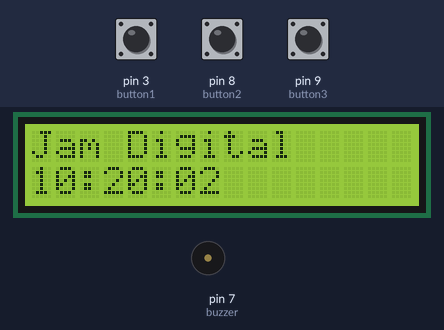
Bench run of a sketch on a simulated Arduino Uno, built with avr-gcc and run on an emulated ATmega328P. Parts: 16×2 character LCD, buzzer (waves = sounding, pin HIGH). The inputs (shaded band) are chosen by the test bench; at power-on: pin 3 (button1) HIGH, pin 8 (button2) LOW, pin 9 (button3) LOW. What the sketch prints to the serial monitor is not drawn.

Above: at 1.2 s.
1.3 s: pin 3 (button1) pulled LOW for 0.15 s
At 2.2 s:
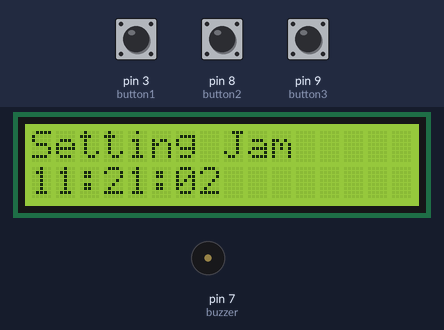
2.9 s: pin 3 (button1) pulled LOW for 1 s
At 3.3 s:
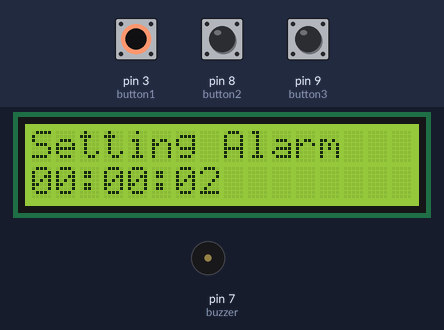
5.4 s: pin 3 (button1) pulled LOW for 0.15 s
At 6.0 s:
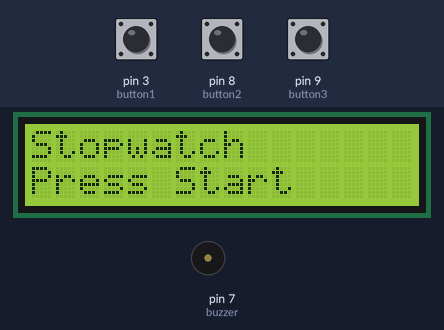
7.0 s: pin 3 (button1) pulled LOW for 3.2 s
At 7.9 s:
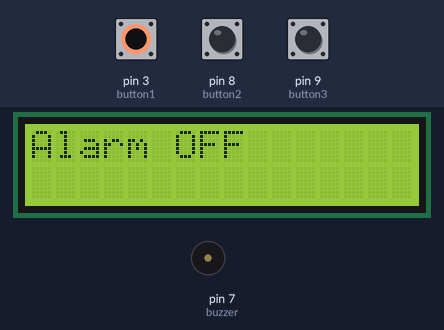
11.7 s: pin 8 (button2) pulled HIGH for 0.15 s
At 12.9 s:
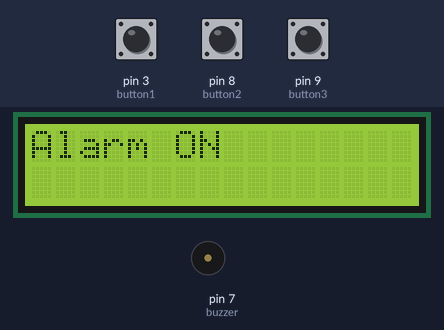
13.3 s: pin 9 (button3) pulled HIGH for 0.15 s
At 14.9 s:
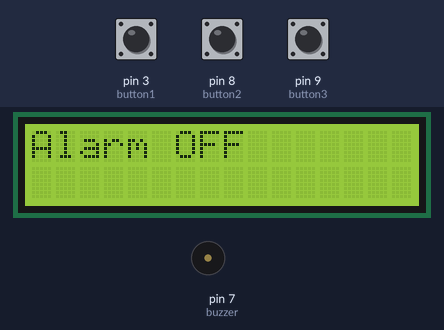
Timing chart, 0 to 15.9 s (numbered marks = the images above; inputs shaded):
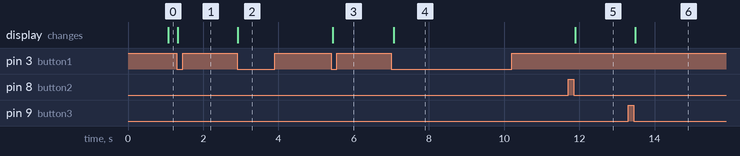

Measured:
- after the input at 1.3 s, the display: changes at once (image 1)
- after the input at 2.9 s, the display: changes at once (image 2)
- after the input at 5.4 s, the display: changes at once (image 3)
- after the input at 7.0 s, the display: changes after 0.06 s (image 4)
- after the input at 11.7 s, the display: changes after 0.20 s (image 5)
- after the input at 13.3 s, the display: changes after 0.18 s (image 6)

The sketch:

jamDigital.ino
```cpp
#define button1 3
#define button2 8
#define button3 9
#define buzzer 7

#include <Wire.h>
#include <LiquidCrystal_PCF8574.h>

// setup stopwatch
double i = 0;
double a = millis(); // waktu awal
double c ;
int m = 0;
int ms = 0;
int h = 0;
unsigned long elapsed;

LiquidCrystal_PCF8574 lcd(0x27);

// variabel waktu sebenarnya
int currentHrs = 10;
int currentMin = 20;
int currentSec = 0;

// variabel alarm
int alarmHrs = 0;
int alarmMin = 0;

// state default
int state = 0;
int stateAlarm = 0; //nyalain alarm atau nggak

int currentStateAlarmButton, currentStateButton1, currentStateButton2, currentStateButton3;
int lastStateAlarmButton = HIGH, lastStateButton1 = HIGH, lastStateButton2 = HIGH, lastStateButton3 = HIGH;

void setup() {
  // setup LCD
  lcd.begin(16, 2);
  lcd.clear();
  lcd.setBacklight(200);

  // setup pin
  pinMode(button1, INPUT);
  pinMode(button2, INPUT);
  pinMode(button3, INPUT);
  pinMode(buzzer, OUTPUT);
  digitalWrite(buzzer, LOW);

  // setup interrupt
  cli(); // Disable interrupts
  TCCR1A = 0; // Clear Timer1 control registers
  TCCR1B = 0;
  TCNT1 = 0; // Initialize counter value to 0
  OCR1A = 15624; // Set the compare match value (1 Hz)
  TCCR1B |= (1 << WGM12); // Configure timer for CTC mode
  TCCR1B |= (1 << CS12) | (1 << CS10); // Set prescaler to 1024
  TIMSK1 |= (1 << OCIE1A); // Enable Timer1 compare match interrupt
  sei(); // Enable interrupts

  // Setup interrupt button untuk ganti state
  attachInterrupt(digitalPinToInterrupt(button1), gantiState, FALLING);
  Serial.begin(9600);
}

// Fungsi Interrupt untuk Menghitung Jam
ISR(TIMER1_COMPA_vect) {
  cli(); // Nonaktifkan interrupt sementara

  // Inkrementasi detik
  currentSec++;
  if (currentSec >= 60) {
    currentSec = 0;
    currentMin++;
    if (currentMin >= 60) {
      currentMin = 0;
      currentHrs++;
      if (currentHrs >= 24) {
        currentHrs = 0;
      }
    }
  }

  sei(); // Aktifkan kembali interrupt
}

// Fungsi Interrupt untuk Mengganti State
void gantiState() {
  // Mendeteksi falling edge
  if (digitalRead(button1) == LOW) {
    delay(50); // Penundaan untuk mengatasi bouncing
    if (digitalRead(button1) == LOW) {
      state++;
      if (state >= 5) {
        state = 0;
      }
      Serial.print("Interrupt: ");
      Serial.println(state);
    }
  }
}

// Fungsi Looping Utama
void loop() {
  // Kondisi menyalakan buzzer sebagai penanda alarm
  // Jika stateAlarm aktif dan waktu sesuai dengan alarm, aktifkan buzzer
  if (stateAlarm == 1 && currentHrs == alarmHrs && currentMin == alarmMin) {
    digitalWrite(buzzer, HIGH);
  }
  else if ((stateAlarm == 0) || (currentHrs != alarmHrs) || (currentMin != alarmMin)) {
    digitalWrite(buzzer, LOW);
  }

  // Tampilkan jam
  if (state == 0) {
    tampilkanJam();
  }

  // Setting jam
  else if (state == 1) {
    settingJam();
  }

  // Setting alarm
  else if (state == 2) {
    settingAlarm();
  }

  // Stopwatch
  else if (state == 3) {
    stopwatch();
  }

  // Atur nyala atau mati alarm
  else if (state == 4) {
    nyalaAlarm();
  }
}

void tampilkanJam() {
  //lcd.clear();
  lcd.setCursor(0, 0);
  lcd.print("Jam Digital");

  if (currentHrs<10){
    lcd.setCursor(0,1);
    lcd.print(0);
    lcd.setCursor(1,1);
    lcd.print(currentHrs);
  }
  else {
    lcd.setCursor(0,1);
    lcd.print(currentHrs);
  }

  lcd.setCursor(2,1);
  lcd.print(":");

  if (currentMin<10){
    lcd.setCursor(3,1);
    lcd.print(0);
    lcd.setCursor(4,1);
    lcd.print(currentMin);
  }
  else {
    lcd.setCursor(3,1);
    lcd.print(currentMin);
  }

  lcd.setCursor(5,1);
  lcd.print(":");

  if (currentSec<10){
    lcd.setCursor(6,1);
    lcd.print(0);
    lcd.setCursor(7,1);
    lcd.print(currentSec);
  }
  else {
    lcd.setCursor(6,1);
    lcd.print(currentSec);
  }
  lcd.setCursor(8, 1);
  lcd.print(" ");
}

void settingJam() {
  //lcd.clear();
  lcd.setCursor(0,0);
  lcd.print("Setting Jam");

  // Kalau button2 dipencet, current jam berubah
  currentStateButton2 = digitalRead(button2);
  if (currentStateButton2 == LOW && lastStateButton2 == HIGH) {
    currentHrs = (currentHrs + 1) % 24;
    lcd.setCursor(0, 1); // Set posisi kursor LCD untuk menampilkan jam
    if (currentHrs < 10) {
      lcd.print("0"); // Tambahkan angka 0 di depan jika jam kurang dari 10
    }
    lcd.print(currentHrs); // Tampilkan jam
  }
  lastStateButton2 = currentStateButton2;

  // Kalau button3 dipencet, current menit berubah
  currentStateButton3 = digitalRead(button3);
  if (currentStateButton3 == LOW && lastStateButton3 == HIGH) {
    currentMin = (currentMin + 1) % 60;
    lcd.setCursor(3, 1); // Set posisi kursor LCD untuk menampilkan menit
    if (currentMin < 10) {
      lcd.print("0"); // Tambahkan angka 0 di depan jika menit kurang dari 10
    }
    lcd.print(currentMin); // Tampilkan menit
  }
  lastStateButton3 = currentStateButton3;
}

void settingAlarm() {
  //lcd.clear();
  lcd.setCursor(0,0);
  lcd.print("Setting Alarm");

  // Print pengaturan alarm terakhir
  // Jam alarm
  lcd.setCursor(0, 1); // Set posisi kursor LCD untuk menampilkan jam
  if (alarmHrs < 10) {
    lcd.print("0"); // Tambahkan angka 0 di depan jika jam kurang dari 10
  }
  lcd.print(alarmHrs); // Tampilkan jam
  // Menit alarm
  lcd.setCursor(3, 1); // Set posisi kursor LCD untuk menampilkan menit
  if (alarmMin < 10) {
    lcd.print("0"); // Tambahkan angka 0 di depan jika menit kurang dari 10
  }
  lcd.print(alarmMin); // Tampilkan menit

  // Baca input button2, kalau button2 dipencet, jam alrm nya yang berubah
  currentStateButton2 = digitalRead(button2);
  if (currentStateButton2 == LOW && lastStateButton2 == HIGH) {
    alarmHrs = (alarmHrs + 1) % 24;
    lcd.setCursor(0, 1); // Set posisi kursor LCD untuk menampilkan jam
    if (alarmHrs < 10) {
      lcd.print("0"); // Tambahkan angka 0 di depan jika jam kurang dari 10
    }
    lcd.print(alarmHrs); // Tampilkan jam
  }
  lastStateButton2 = currentStateButton2;

  // Baca input button3, kalau button3 dipencet, menit alrm nya yang berubah
  currentStateButton3 = digitalRead(button3);
  if (currentStateButton3 == LOW && lastStateButton3 == HIGH) {
    alarmMin = (alarmMin + 1) % 60;
    lcd.setCursor(3, 1); // Set posisi kursor LCD untuk menampilkan menit
    if (alarmMin < 10) {
      lcd.print("0"); // Tambahkan angka 0 di depan jika menit kurang dari 10
    }
    lcd.print(alarmMin); // Tampilkan menit
  }
  lastStateButton3 = currentStateButton3;
}

void stopwatch() {
  //lcd.clear();
  lcd.setCursor(0,0);
  lcd.print("Stopwatch    ");
  lcd.setCursor(0,1);
  lcd.print("Press Start ");

  delay(100);

  currentStateButton2 = digitalRead(button2);
  if(currentStateButton2 == LOW && lastStateButton2 == HIGH) // menunggu push button start ditekan untuk mulai
  {
      // pengukuran waktu dimulai
      //lcd.clear();
      a = millis();

      // loop terus memperbarui layar dengan waktu yang berlalu
      while(digitalRead(button3) == HIGH){
        c = millis();

        elapsed = (c - a); // Waktu yang telah berlalu dalam detik
        h = elapsed / 3600000; // Hitung jam
        m = (elapsed % 3600000) / 60000; // Hitung menit
        i = (elapsed % 60000) / 1000; // Hitung detik
        ms = (elapsed % 1000); // Hitung milidetik

        if (h<10){
          lcd.setCursor(0,1);
          lcd.print("0");
          lcd.setCursor(1,1);
          lcd.print(h);
        }
        else{
          lcd.setCursor(0,1);
          lcd.print(h);
        }
        lcd.setCursor(2,1);
        lcd.print(":");

        if (m<10){
          lcd.setCursor(3,1);
          lcd.print("0");
          lcd.setCursor(4,1);
          lcd.print(m);
        }
        else{
          lcd.setCursor(3,1);
          lcd.print(m);
        }
        lcd.setCursor(5,1);
        lcd.print(":");

        if (i<10){
          lcd.setCursor(6,1);
          lcd.print("0");
          lcd.setCursor(7,1);
          lcd.print(i);
        }
        else{
          lcd.setCursor(6,1);
          lcd.print(i);
        }
        lcd.setCursor(8,1);
        lcd.print(".");

        if (ms<10){
          lcd.setCursor(9,1);
          lcd.print("0");
          lcd.setCursor(10,1);
          lcd.print(ms);
        }
        else{
          lcd.setCursor(9,1);
          lcd.print(ms);
        }
      }


    // push button stop ditekan, loop berhenti dan menunggu untuk dimulai kembali
    if(digitalRead(button3) == LOW)
    {
      while(digitalRead(button2) == HIGH)
      {
        if (h<10){
          lcd.setCursor(0,1);
          lcd.print("0");
          lcd.setCursor(1,1);
          lcd.print(h);
        }
        else{
          lcd.setCursor(0,1);
          lcd.print(h);
        }
        lcd.setCursor(2,1);
        lcd.print(":");

        if (m<10){
          lcd.setCursor(3,1);
          lcd.print("0");
          lcd.setCursor(4,1);
          lcd.print(m);
        }
        else{
          lcd.setCursor(3,1);
          lcd.print(m);
        }
        lcd.setCursor(5,1);
        lcd.print(":");

        if (i<10){
          lcd.setCursor(6,1);
          lcd.print("0");
          lcd.setCursor(7,1);
          lcd.print(i);
        }
        else{
          lcd.setCursor(6,1);
          lcd.print(i);
        }
        lcd.setCursor(8,1);
        lcd.print(".");

        if (ms<10){
          lcd.setCursor(9,1);
          lcd.print("0");
          lcd.setCursor(10,1);
          lcd.print(ms);
        }
        else{
          lcd.setCursor(9,1);
          lcd.print(ms);
        }

        lcd.setCursor(0,1);
        delay(100);
      }
    }
  }
  lastStateButton2 = currentStateButton2;
}

void nyalaAlarm() {
  //lcd.clear();
  lcd.setCursor(0,0);
  lcd.print("Alarm ");
  lcd.setCursor(0, 1);
  lcd.print("            ");

  if (stateAlarm == 0) {
    lcd.setCursor(6, 0);
    lcd.print("OFF  ");
  }
  else if (stateAlarm == 1) {
    lcd.setCursor(6,0);
    lcd.print("ON   ");
  }

  // Baca input button2
  currentStateButton2 = digitalRead(button2);
  if (currentStateButton2 == LOW && lastStateButton2 == HIGH) {
    stateAlarm = 1;     // Button 2 untuk menyalakan alarm
  }
  lastStateButton2 = currentStateButton2;

  // Baca input button3
  currentStateButton3 = digitalRead(button3);
  if (currentStateButton3 == LOW && lastStateButton3 == HIGH) {
    stateAlarm = 0;     // Button 3 untuk mematikan alarm
  }
  lastStateButton3 = currentStateButton3;
}
```
